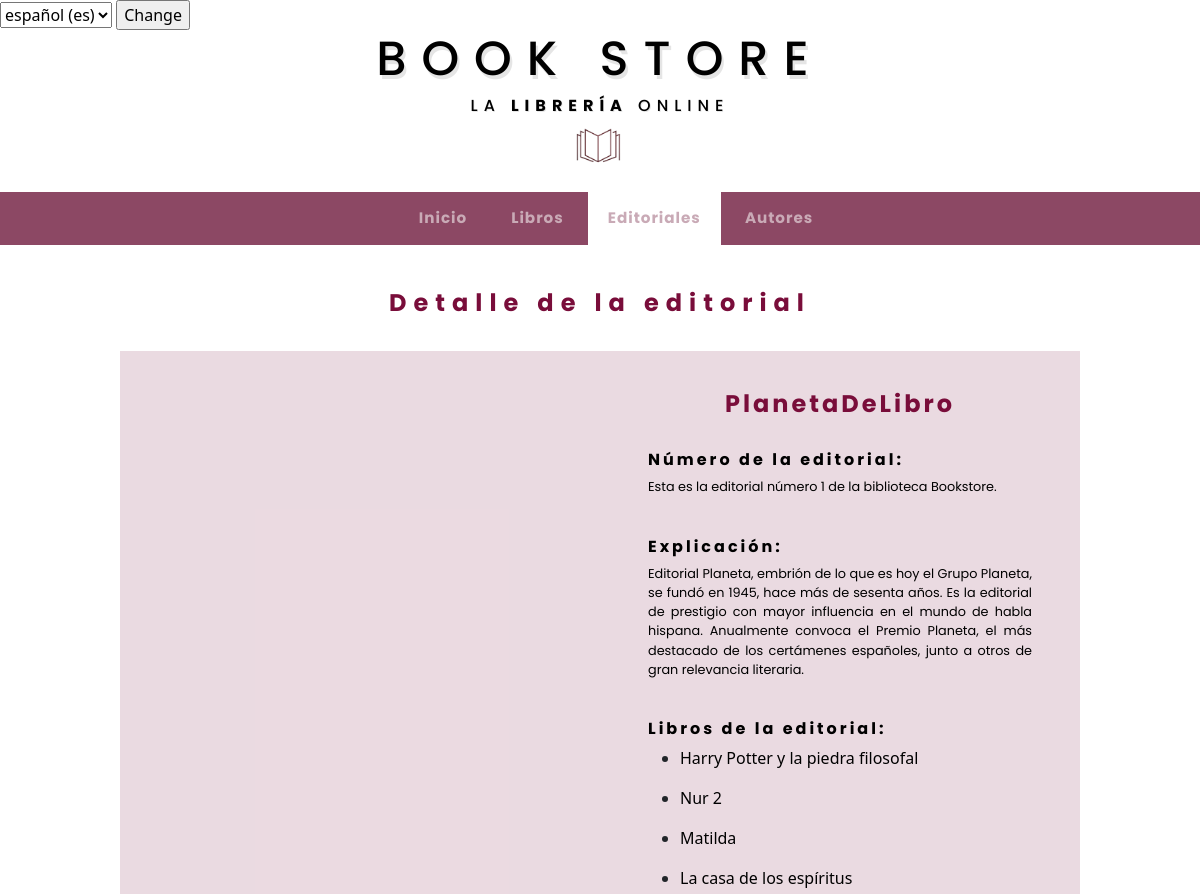
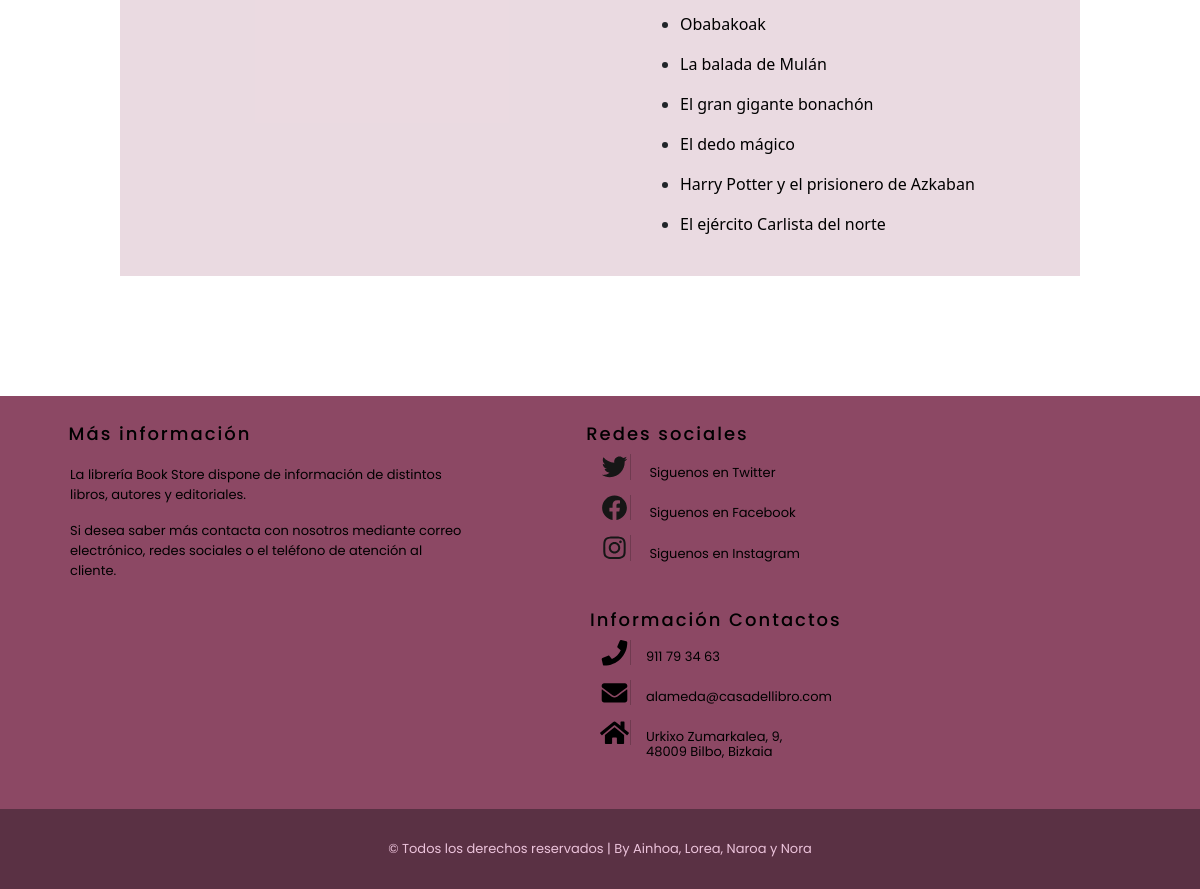
/appBookStore/editorial/1/libros/, run on the app's committed database (2 pictures, top to bottom).
### appBookStore/models.py (models this page shows, shortened)
class Editorial(models.Model):
    nombre = models.CharField(max_length=50)
    explicacion = models.CharField(max_length=800)
    imagenLink = models.CharField(max_length=800)

class Libro(models.Model):
    nombre = models.CharField(max_length=50)
    autores = models.ManyToManyField(Autor)
    editorial = models.ForeignKey(Editorial, on_delete=models.CASCADE)
    genero = models.ForeignKey(Genero, on_delete=models.CASCADE)
    idioma = models.ForeignKey(Idioma, on_delete=models.CASCADE)
    paginas = models.IntegerField(default=0)
    sinopsis = models.CharField(max_length=800)
    fechaPubli = models.DateField()
    mediaValoracion = models.FloatField(default=0)
    numValoraciones = models.IntegerField(default=0)
    imagenLink = models.CharField(max_length=800)

### appBookStore/views.py (the view)
# urls.py: path('editorial/<int:editorial_id>/libros/', views.detallesEditoriales, name='detallesEditoriales'),
def detallesEditoriales(request, editorial_id):
	editorial = get_object_or_404(Editorial, pk=editorial_id)
	libros = editorial.libro_set.all()
	context = {'editorial' : editorial, 'libros' : libros}
	return render(request, 'detallesEditorial.html', context)

### appBookStore/templates/detallesEditorial.html (shortened to what this page needs)
{% extends "base.html" %}
{% load static %}
{% block titulo %} Detalle de la editorial {% endblock %}
{% block contenido %}
    <div class="ila">
        <div class="zuta">
            <div>
            </div>
        </div>
        <div class="zuta">
            <h3 class="tituloLibro">  {{ editorial.nombre }}</h3>
            <br>
                {% if editorial %}
                    <div>
                        <h4 class="infoTitulos"> Número de la editorial:</h4>
                            <p class="texto">
                                Esta es la editorial número {{ editorial.id }} de la biblioteca Bookstore.
                            </p>
                            <br>
                        <h4 class="infoTitulos"> Explicación:</h4>
                            <p class="texto">
                                {{ editorial.explicacion }}
                            </p>
                            <br>
                        <h4 class="infoTitulos"> Libros de la editorial:</h4>
                            <div class="texto">
                                {% if libros %}
                                {% for l in libros %}
                                <ul>
                                    <li>
                                        <a href= "{% url 'detallesLibro' l.id %}">{{ l.nombre }}</a>
                                    </li>
                                </ul>
                                {% endfor %}
                                {% else %}
                                    <p>La editorial {{editorial.nombre}} no tiene libros</p>
                                {% endif %}
                            </div>
                            <br>
                    </div>
                    {% else %}
                        <p class="texto">No existe esta editorial.</p>
                    {% endif %}
        </div>
    </div>
{% endblock %}

### appBookStore/static/css/main.css (style rules this page uses)
html { min-height: 100%; position: relative; }
h4 { text-align: center; color: rgb(121, 13, 58); }
a:link { color: rgb(0, 0, 0); text-decoration: none; }

### appBookStore/static/css/detalles.css (style rules this page uses)
.tituloLibro { font-family: 'Poppins', sans-serif; color:rgb(121, 13, 58); font-size: 1.5em; letter-spacing: 3px; text-align: center; font-weight: bold; margin-top: 10%; }
.infoTitulos { font-family: 'Poppins', sans-serif; color: rgb(0, 0, 0); font-size: 1em; letter-spacing: 3px; text-align: left; font-weight: bold; }
p.texto { font-family: 'Poppins', sans-serif; color: rgb(0, 0, 0); font-size: 0.8em; text-align:justify; }
.zuta { float: left; margin-left: 5%; margin-right: 5%; border: black; width: 40%; }
.ila { content: ""; display: table; clear: both; border: black; background-color: rgba(121, 13, 58, 0.151); width: 80%; float: left; margin-left: 10%; margin-right: 10%; margin-bottom: 10%; }

### data on the page
Editorial: nombre "PlanetaDeLibro", id "1", explicacion "Editorial Planeta, embrión de lo que es hoy el Grupo Planeta, se fundó en 1945, hace más de sesenta años. Es la editorial de prestigio con mayor influencia en el mundo de habla hispana. Anualmente convoca el Premio Planeta, el más destacado de los certámenes españoles, junto a otros de gran relevancia literaria."
Libro: nombre "Harry Potter y la piedra filosofal"
Libro: nombre "Nur 2"
Libro: nombre "Matilda"
Libro: nombre "La casa de los espíritus"
Libro: nombre "Obabakoak"
Libro: nombre "La balada de Mulán"
Libro: nombre "El gran gigante bonachón"
Libro: nombre "El dedo mágico"
Libro: nombre "Harry Potter y el prisionero de Azkaban"
Libro: nombre "El ejército Carlista del norte"

### other printed values
form field language "español (es)"
